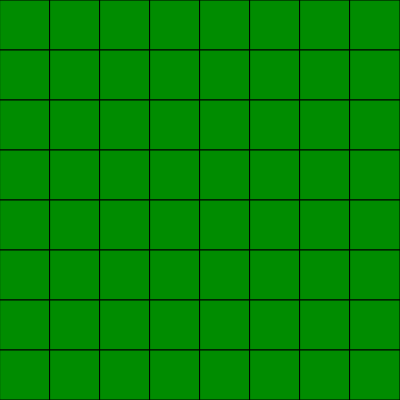
Frame 1 (no input)
Frame 60 (no input): identical to frame 1, image omitted
Frame 120 (the mouse pressed at the canvas centre since frame 60): identical to frame 1, image omitted

The p5.js sketch that drew this single still picture (run headless with seeded random() and noise() and a simulated clock; from frame 60 on, the mouse is pressed at the canvas centre):

// p5.js sketch
// ── sketch.js
// 最終課題を制作しよう
function setup () {
  createCanvas(400, 400);
}

function draw () {
  background(220);
  for (let i = 0; i < 8; i++) {
    for (let j = 0; j < 8; j++) {
      fill(0, 140, 0);
      rect(j * 50, i * 50, 50, 50);
    }
  }
}
